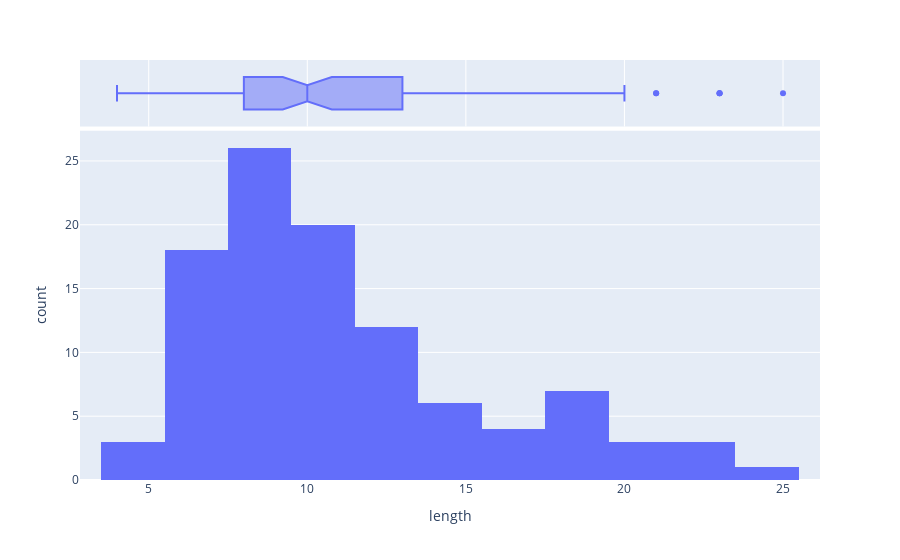

Here is the notebook cell this chart was saved with:
### Code cell
fig = px.histogram(pd.DataFrame([len(s) for s in sentences],columns=['length']),x="length",marginal='box')
fig.show()

### Figure 1 — Plotly figure (JSON) as saved in the notebook; plotly's stock layout.template omitted (floating-point values rounded to 4 significant figures)
{"data": [{"alignmentgroup": "True", "bingroup": "x", "hovertemplate": "length=%{x}<br>count=%{y}<extra></extra>", "legendgroup": "", "marker": {"color": "#636efa", "pattern": {"shape": ""}}, "name": "", "offsetgroup": "", "orientation": "v", "showlegend": false, "type": "histogram", "x": [7, 9, 7, 7, 7, 9, 7, 8, 8, 11, 14, 7, 8, 12, 8, 19, 10, 9, 12, 15, 13, 14, 23, 18, 8, 9, 13, 19, 6, 8, 10, 6, 11, 9, 18, 11, 10, 10, 10, 10, 11, 6, 7, 10, 8, 6, 8, 8, 19, 16, 9, 23, 4, 12, 20, 10, 7, 17, 7, 9, 12, 25, 4, 11, 12, 14, 18, 7, 4, 10, 9, 11, 8, 10, 19, 16, 16, 6, 9, 7, 8, 7, 11, 11, 8, 14, 13, 10, 11, 15, 21, 12, 23, 9, 9, 8, 21, 13, 9, 9, 6, 13, 13], "xaxis": "x", "yaxis": "y"}, {"alignmentgroup": "True", "hovertemplate": "length=%{x}<extra></extra>", "legendgroup": "", "marker": {"color": "#636efa"}, "name": "", "notched": true, "offsetgroup": "", "showlegend": false, "type": "box", "x": [7, 9, 7, 7, 7, 9, 7, 8, 8, 11, 14, 7, 8, 12, 8, 19, 10, 9, 12, 15, 13, 14, 23, 18, 8, 9, 13, 19, 6, 8, 10, 6, 11, 9, 18, 11, 10, 10, 10, 10, 11, 6, 7, 10, 8, 6, 8, 8, 19, 16, 9, 23, 4, 12, 20, 10, 7, 17, 7, 9, 12, 25, 4, 11, 12, 14, 18, 7, 4, 10, 9, 11, 8, 10, 19, 16, 16, 6, 9, 7, 8, 7, 11, 11, 8, 14, 13, 10, 11, 15, 21, 12, 23, 9, 9, 8, 21, 13, 9, 9, 6, 13, 13], "xaxis": "x2", "yaxis": "y2"}], "layout": {"barmode": "relative", "legend": {"tracegroupgap": 0}, "margin": {"t": 60}, "xaxis": {"anchor": "y", "domain": [0, 1], "title": {"text": "length"}}, "xaxis2": {"anchor": "y2", "domain": [0, 1], "matches": "x", "showgrid": true, "showticklabels": false}, "yaxis": {"anchor": "x", "domain": [0, 0.8316], "title": {"text": "count"}}, "yaxis2": {"anchor": "x2", "domain": [0.8416, 1], "matches": "y2", "showgrid": false, "showline": false, "showticklabels": false, "ticks": ""}}}
